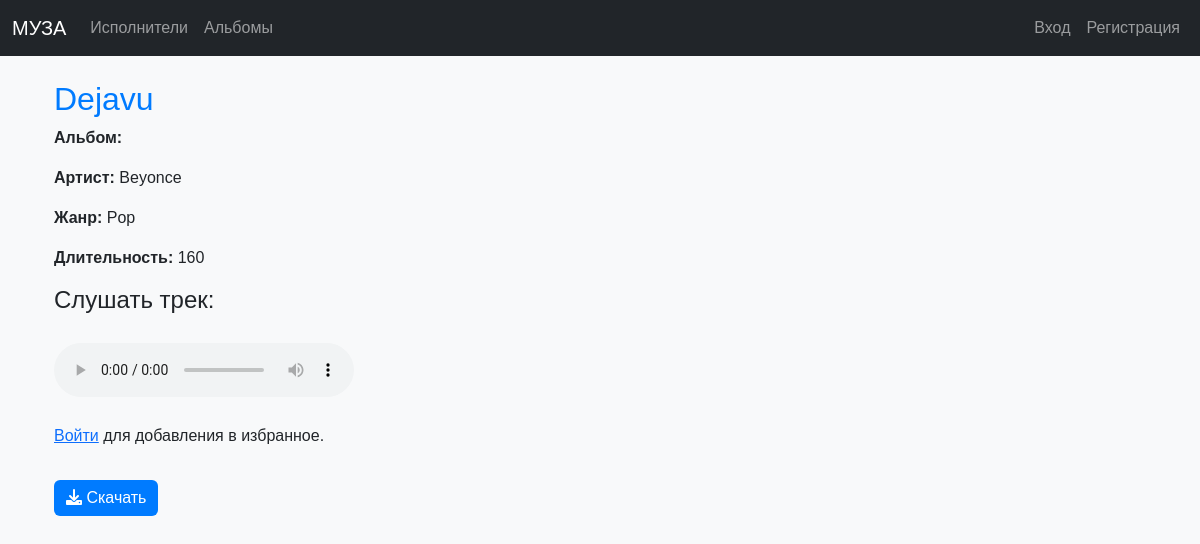
Before: /track/2/ with the older database file.
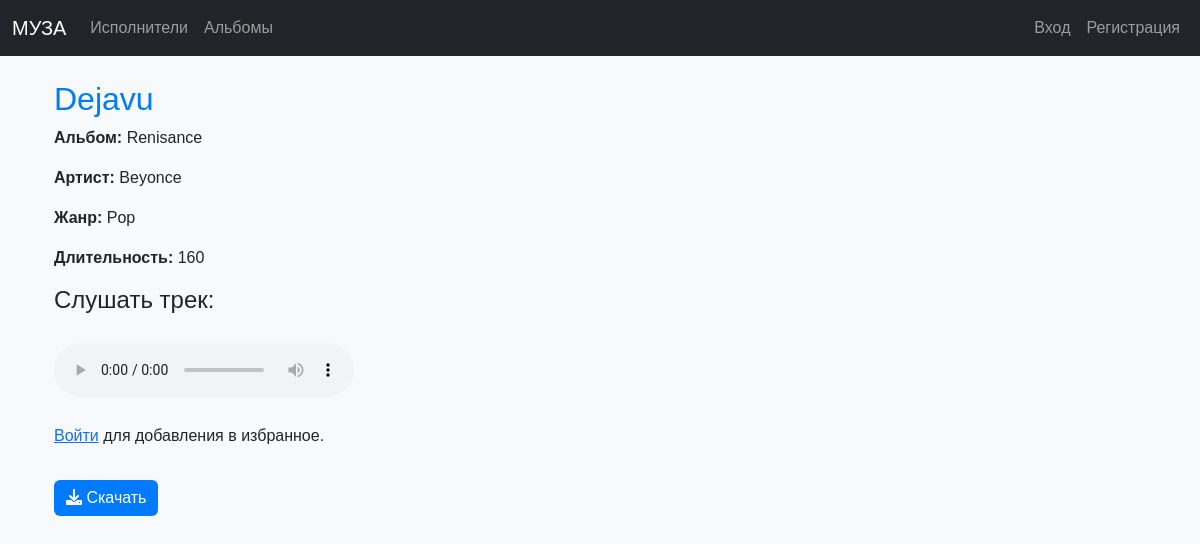
After: the same page with the newer database file.
### music/models.py (models this page shows, shortened)
class Track(models.Model):
    album = models.ForeignKey(
        Album,
        on_delete=models.CASCADE,
        related_name='tracks',
        verbose_name="Альбом"
    )
    title = models.CharField(max_length=255, verbose_name="Название")
    genre = models.CharField(max_length=50, verbose_name="Жанр")
    duration = models.IntegerField(help_text="Длительность в секундах", verbose_name="Длительность")
    audio_file = models.FileField(upload_to='tracks/', null=True, blank=True, verbose_name="Аудиофайл")
    class Meta:
        verbose_name = "Трек"
        verbose_name_plural = "Треки"
        ordering = ['title']

class BaseModel(models.Model):
    name = models.CharField(max_length=255, verbose_name="Название")
    description = models.TextField(verbose_name="Описание", null=True, blank=True)
    image = models.ImageField(upload_to='images/', null=True, blank=True, verbose_name="Изображение")
    class Meta:
        abstract = True

class Album(BaseModel):
    artist = models.ForeignKey(
        Artist,
        on_delete=models.CASCADE,
        related_name='albums',
        verbose_name="Артист"
    )
    release_year = models.IntegerField(verbose_name="Год выпуска")
    class Meta:
        verbose_name = "Альбом"
        verbose_name_plural = "Альбомы"
        ordering = ['release_year', 'name']

class Artist(BaseModel):
    type = models.CharField(
        max_length=50,
        choices=[('Band', 'Группа'), ('Solo', 'Соло')],
        verbose_name="Тип"
    )
    class Meta:
        verbose_name = "Артист"
        verbose_name_plural = "Артисты"
        ordering = ['name']

### music/views.py (the view)
# urls.py: path('track/<int:track_id>/', views.track_detail, name='track_detail'),
def track_detail(request, track_id):
    track = get_object_or_404(Track, pk=track_id)
    track.is_liked_by_user = False
    if request.user.is_authenticated:
        track.is_liked_by_user = TrackLike.objects.filter(user=request.user, track=track).exists()
    return render(request, 'music/track_detail.html', {'track': track})

### music/templates/music/track_detail.html (shortened to what this page needs)
{% extends "music/base.html" %}
{% block content %}
<div class="container">
    <h2>{{ track.title }}</h2>
    <p><strong>Альбом:</strong> {{ track.album.name }}</p>
    <p><strong>Артист:</strong> {{ track.album.artist.name }}</p>
    <p><strong>Жанр:</strong> {{ track.genre }}</p>
    <p><strong>Длительность:</strong> {{ track.duration }}</p>
    {% if track.audio_file %}
        <h4>Слушать трек:</h4>
        <audio controls class="audio-player">
            <source src="{{ track.audio_file.url }}" type="audio/mpeg">
        </audio>
    {% else %}
        <p><em>Аудио-файл недоступен для этого трека.</em></p>
    {% endif %}
    {% if user.is_authenticated %}
        {% if track.is_liked_by_user %}
            <form method="POST" action="{% url 'like_track' track.id %}">
                {% csrf_token %}
                <button type="submit" class="btn btn-danger">
                    <i class="fa-solid fa-thumbs-up"></i>
                </button>
            </form>
        {% else %}
            <form method="POST" action="{% url 'like_track' track.id %}">
                {% csrf_token %}
                <button type="submit" class="btn btn-outline-danger">
                    <i class="fa-solid fa-thumbs-up"></i>
                </button>
            </form>
        {% endif %}
    {% else %}
        <p><a href="{% url 'login_user' %}">Войти</a> для добавления в избранное.</p>
    {% endif %}
    <a href="{% url 'download_track' track.id %}" class="btn btn-primary mt-3">
        <i class="fa-solid fa-download"></i> Скачать
    </a>
</div>
{% endblock %}

Changed rows visible on the page:
changed through a linked row, Track "Dejavu": album.name (not shown) → "Renisance"
